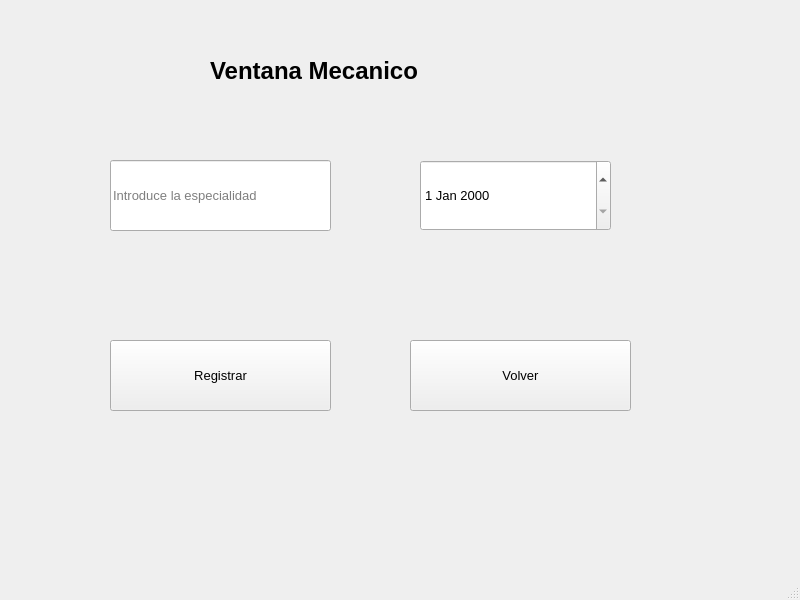
<?xml version="1.0" encoding="UTF-8"?>
<ui version="4.0">
 <class>MainWindow</class>
 <widget class="QMainWindow" name="MainWindow">
  <property name="geometry">
   <rect>
    <x>0</x>
    <y>0</y>
    <width>800</width>
    <height>600</height>
   </rect>
  </property>
  <property name="windowTitle">
   <string>MainWindow</string>
  </property>
  <widget class="QWidget" name="centralwidget">
   <widget class="QLabel" name="lblTitulo">
    <property name="geometry">
     <rect>
      <x>210</x>
      <y>20</y>
      <width>331</width>
      <height>101</height>
     </rect>
    </property>
    <property name="font">
     <font>
      <family>Segoe UI</family>
      <pointsize>18</pointsize>
      <weight>75</weight>
      <bold>true</bold>
     </font>
    </property>
    <property name="text">
     <string>Ventana Mecanico</string>
    </property>
   </widget>
   <widget class="QLineEdit" name="Especialidad">
    <property name="geometry">
     <rect>
      <x>110</x>
      <y>160</y>
      <width>221</width>
      <height>71</height>
     </rect>
    </property>
    <property name="font">
     <font>
      <family>Segoe UI</family>
      <pointsize>10</pointsize>
     </font>
    </property>
    <property name="placeholderText">
     <string>Introduce la especialidad</string>
    </property>
   </widget>
   <widget class="QDateEdit" name="FechaContratacion">
    <property name="geometry">
     <rect>
      <x>420</x>
      <y>160</y>
      <width>191</width>
      <height>71</height>
     </rect>
    </property>
    <property name="font">
     <font>
      <family>Segoe UI</family>
      <pointsize>10</pointsize>
     </font>
    </property>
   </widget>
   <widget class="QPushButton" name="btnRegistrar">
    <property name="geometry">
     <rect>
      <x>110</x>
      <y>340</y>
      <width>221</width>
      <height>71</height>
     </rect>
    </property>
    <property name="font">
     <font>
      <family>Segoe UI</family>
      <pointsize>10</pointsize>
     </font>
    </property>
    <property name="text">
     <string>Registrar</string>
    </property>
   </widget>
   <widget class="QPushButton" name="btnVolver">
    <property name="geometry">
     <rect>
      <x>410</x>
      <y>340</y>
      <width>221</width>
      <height>71</height>
     </rect>
    </property>
    <property name="font">
     <font>
      <family>Segoe UI</family>
      <pointsize>10</pointsize>
     </font>
    </property>
    <property name="text">
     <string>Volver</string>
    </property>
   </widget>
  </widget>
  <widget class="QMenuBar" name="menubar">
   <property name="geometry">
    <rect>
     <x>0</x>
     <y>0</y>
     <width>800</width>
     <height>26</height>
    </rect>
   </property>
  </widget>
  <widget class="QStatusBar" name="statusbar"/>
 </widget>
 <resources/>
 <connections/>
</ui>
